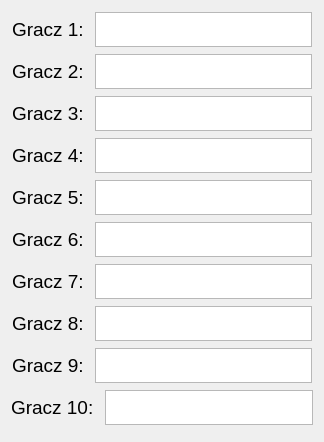
          <widget class="QWidget" name="scrollAreaWidgetContents_2">
           <property name="geometry">
            <rect>
             <x>0</x>
             <y>0</y>
             <width>324</width>
             <height>442</height>
            </rect>
           </property>
           <layout class="QVBoxLayout" name="verticalLayout_6">
            <item>
             <layout class="QHBoxLayout" name="resource1_2">
              <item>
               <spacer name="horizontalSpacer_5">
                <property name="orientation">
                 <enum>Qt::Horizontal</enum>
                </property>
                <property name="sizeHint" stdset="0">
                 <size>
                  <width>40</width>
                  <height>20</height>
                 </size>
                </property>
               </spacer>
              </item>
              <item>
               <widget class="QLabel" name="g1_l">
                <property name="font">
                 <font>
                  <pointsize>14</pointsize>
                 </font>
                </property>
                <property name="text">
                 <string>Gracz 1: </string>
                </property>
               </widget>
              </item>
              <item>
               <widget class="QTextEdit" name="name_1">
                <property name="minimumSize">
                 <size>
                  <width>200</width>
                  <height>0</height>
                 </size>
                </property>
                <property name="maximumSize">
                 <size>
                  <width>16777215</width>
                  <height>35</height>
                 </size>
                </property>
                <property name="font">
                 <font>
                  <pointsize>14</pointsize>
                 </font>
                </property>
               </widget>
              </item>
              <item>
               <spacer name="horizontalSpacer_6">
                <property name="orientation">
                 <enum>Qt::Horizontal</enum>
                </property>
                <property name="sizeHint" stdset="0">
                 <size>
                  <width>40</width>
                  <height>20</height>
                 </size>
                </property>
               </spacer>
              </item>
             </layout>
            </item>
            <item>
             <layout class="QHBoxLayout" name="resource1_3">
              <item>
               <spacer name="horizontalSpacer_7">
                <property name="orientation">
                 <enum>Qt::Horizontal</enum>
                </property>
                <property name="sizeHint" stdset="0">
                 <size>
                  <width>40</width>
                  <height>20</height>
                 </size>
                </property>
               </spacer>
              </item>
              <item>
               <widget class="QLabel" name="g2_l">
                <property name="font">
                 <font>
                  <pointsize>14</pointsize>
                 </font>
                </property>
                <property name="text">
                 <string>Gracz 2: </string>
                </property>
               </widget>
              </item>
              <item>
               <widget class="QTextEdit" name="name_2">
                <property name="minimumSize">
                 <size>
                  <width>200</width>
                  <height>0</height>
                 </size>
                </property>
                <property name="maximumSize">
                 <size>
                  <width>16777215</width>
                  <height>35</height>
                 </size>
                </property>
                <property name="font">
                 <font>
                  <pointsize>14</pointsize>
                 </font>
                </property>
               </widget>
              </item>
              <item>
               <spacer name="horizontalSpacer_8">
                <property name="orientation">
                 <enum>Qt::Horizontal</enum>
                </property>
                <property name="sizeHint" stdset="0">
                 <size>
                  <width>40</width>
                  <height>20</height>
                 </size>
                </property>
               </spacer>
              </item>
             </layout>
            </item>
            <item>
             <layout class="QHBoxLayout" name="resource1_4">
              <item>
               <spacer name="horizontalSpacer_9">
                <property name="orientation">
                 <enum>Qt::Horizontal</enum>
                </property>
                <property name="sizeHint" stdset="0">
                 <size>
                  <width>40</width>
                  <height>20</height>
                 </size>
                </property>
               </spacer>
              </item>
              <item>
               <widget class="QLabel" name="g3_l">
                <property name="font">
                 <font>
                  <pointsize>14</pointsize>
                 </font>
                </property>
                <property name="text">
                 <string>Gracz 3: </string>
                </property>
               </widget>
              </item>
              <item>
               <widget class="QTextEdit" name="name_3">
                <property name="minimumSize">
                 <size>
                  <width>200</width>
                  <height>0</height>
                 </size>
                </property>
                <property name="maximumSize">
                 <size>
                  <width>16777215</width>
                  <height>35</height>
                 </size>
                </property>
                <property name="font">
                 <font>
                  <pointsize>14</pointsize>
                 </font>
                </property>
               </widget>
              </item>
              <item>
               <spacer name="horizontalSpacer_10">
                <property name="orientation">
                 <enum>Qt::Horizontal</enum>
                </property>
                <property name="sizeHint" stdset="0">
                 <size>
                  <width>40</width>
                  <height>20</height>
                 </size>
                </property>
               </spacer>
              </item>
             </layout>
            </item>
            <item>
             <layout class="QHBoxLayout" name="resource1_5">
              <item>
               <spacer name="horizontalSpacer_11">
                <property name="orientation">
                 <enum>Qt::Horizontal</enum>
                </property>
                <property name="sizeHint" stdset="0">
                 <size>
                  <width>40</width>
                  <height>20</height>
                 </size>
                </property>
               </spacer>
              </item>
              <item>
               <widget class="QLabel" name="g4_l">
                <property name="font">
                 <font>
                  <pointsize>14</pointsize>
                 </font>
                </property>
                <property name="text">
                 <string>Gracz 4: </string>
                </property>
               </widget>
              </item>
              <item>
               <widget class="QTextEdit" name="name_4">
                <property name="minimumSize">
                 <size>
                  <width>200</width>
                  <height>0</height>
                 </size>
                </property>
                <property name="maximumSize">
                 <size>
                  <width>16777215</width>
                  <height>35</height>
                 </size>
                </property>
                <property name="font">
                 <font>
                  <pointsize>14</pointsize>
                 </font>
                </property>
               </widget>
              </item>
              <item>
               <spacer name="horizontalSpacer_12">
                <property name="orientation">
                 <enum>Qt::Horizontal</enum>
                </property>
                <property name="sizeHint" stdset="0">
                 <size>
                  <width>40</width>
                  <height>20</height>
                 </size>
                </property>
               </spacer>
              </item>
             </layout>
            </item>
            <item>
             <layout class="QHBoxLayout" name="resource1_6">
              <item>
               <spacer name="horizontalSpacer_13">
                <property name="orientation">
                 <enum>Qt::Horizontal</enum>
                </property>
                <property name="sizeHint" stdset="0">
                 <size>
                  <width>40</width>
                  <height>20</height>
                 </size>
                </property>
               </spacer>
              </item>
              <item>
               <widget class="QLabel" name="g5_l">
                <property name="font">
                 <font>
                  <pointsize>14</pointsize>
                 </font>
                </property>
                <property name="text">
                 <string>Gracz 5: </string>
                </property>
               </widget>
              </item>
              <item>
               <widget class="QTextEdit" name="name_5">
                <property name="minimumSize">
                 <size>
                  <width>200</width>
                  <height>0</height>
                 </size>
                </property>
                <property name="maximumSize">
                 <size>
                  <width>16777215</width>
                  <height>35</height>
                 </size>
                </property>
                <property name="font">
                 <font>
                  <pointsize>14</pointsize>
                 </font>
                </property>
               </widget>
              </item>
              <item>
               <spacer name="horizontalSpacer_14">
                <property name="orientation">
                 <enum>Qt::Horizontal</enum>
                </property>
                <property name="sizeHint" stdset="0">
                 <size>
                  <width>40</width>
                  <height>20</height>
                 </size>
                </property>
               </spacer>
              </item>
             </layout>
            </item>
            <item>
             <layout class="QHBoxLayout" name="resource1_7">
              <item>
               <spacer name="horizontalSpacer_15">
                <property name="orientation">
                 <enum>Qt::Horizontal</enum>
                </property>
                <property name="sizeHint" stdset="0">
                 <size>
                  <width>40</width>
                  <height>20</height>
                 </size>
                </property>
               </spacer>
              </item>
              <item>
               <widget class="QLabel" name="g6_l">
                <property name="font">
                 <font>
                  <pointsize>14</pointsize>
                 </font>
                </property>
                <property name="text">
                 <string>Gracz 6: </string>
                </property>
               </widget>
              </item>
              <item>
               <widget class="QTextEdit" name="name_6">
                <property name="minimumSize">
                 <size>
                  <width>200</width>
                  <height>0</height>
                 </size>
                </property>
                <property name="maximumSize">
                 <size>
                  <width>16777215</width>
                  <height>35</height>
                 </size>
                </property>
                <property name="font">
                 <font>
                  <pointsize>14</pointsize>
                 </font>
                </property>
               </widget>
              </item>
              <item>
               <spacer name="horizontalSpacer_16">
                <property name="orientation">
                 <enum>Qt::Horizontal</enum>
                </property>
                <property name="sizeHint" stdset="0">
                 <size>
                  <width>40</width>
                  <height>20</height>
                 </size>
                </property>
               </spacer>
              </item>
             </layout>
            </item>
            <item>
             <layout class="QHBoxLayout" name="resource1_8">
              <item>
               <spacer name="horizontalSpacer_17">
                <property name="orientation">
                 <enum>Qt::Horizontal</enum>
                </property>
                <property name="sizeHint" stdset="0">
                 <size>
                  <width>40</width>
                  <height>20</height>
                 </size>
                </property>
               </spacer>
              </item>
              <item>
               <widget class="QLabel" name="g7_l">
                <property name="font">
                 <font>
                  <pointsize>14</pointsize>
                 </font>
                </property>
                <property name="text">
                 <string>Gracz 7: </string>
                </property>
               </widget>
              </item>
              <item>
               <widget class="QTextEdit" name="name_7">
                <property name="minimumSize">
                 <size>
                  <width>200</width>
                  <height>0</height>
                 </size>
                </property>
                <property name="maximumSize">
                 <size>
                  <width>16777215</width>
                  <height>35</height>
                 </size>
                </property>
                <property name="font">
                 <font>
                  <pointsize>14</pointsize>
                 </font>
                </property>
               </widget>
              </item>
              <item>
               <spacer name="horizontalSpacer_18">
                <property name="orientation">
                 <enum>Qt::Horizontal</enum>
                </property>
                <property name="sizeHint" stdset="0">
                 <size>
                  <width>40</width>
                  <height>20</height>
                 </size>
                </property>
               </spacer>
              </item>
             </layout>
            </item>
            <item>
             <layout class="QHBoxLayout" name="resource1_9">
              <item>
               <spacer name="horizontalSpacer_19">
                <property name="orientation">
                 <enum>Qt::Horizontal</enum>
                </property>
                <property name="sizeHint" stdset="0">
                 <size>
                  <width>40</width>
                  <height>20</height>
                 </size>
                </property>
               </spacer>
              </item>
              <item>
               <widget class="QLabel" name="g8_l">
                <property name="font">
                 <font>
                  <pointsize>14</pointsize>
                 </font>
                </property>
                <property name="text">
                 <string>Gracz 8: </string>
                </property>
               </widget>
              </item>
              <item>
               <widget class="QTextEdit" name="name_8">
                <property name="minimumSize">
                 <size>
                  <width>200</width>
                  <height>0</height>
                 </size>
                </property>
                <property name="maximumSize">
                 <size>
                  <width>16777215</width>
                  <height>35</height>
                 </size>
                </property>
                <property name="font">
                 <font>
                  <pointsize>14</pointsize>
                 </font>
                </property>
               </widget>
              </item>
              <item>
               <spacer name="horizontalSpacer_20">
                <property name="orientation">
                 <enum>Qt::Horizontal</enum>
                </property>
                <property name="sizeHint" stdset="0">
                 <size>
                  <width>40</width>
                  <height>20</height>
                 </size>
                </property>
               </spacer>
              </item>
             </layout>
            </item>
            <item>
             <layout class="QHBoxLayout" name="resource1_10">
              <item>
               <spacer name="horizontalSpacer_21">
                <property name="orientation">
                 <enum>Qt::Horizontal</enum>
                </property>
                <property name="sizeHint" stdset="0">
                 <size>
                  <width>40</width>
                  <height>20</height>
                 </size>
                </property>
               </spacer>
              </item>
              <item>
               <widget class="QLabel" name="g9_l">
                <property name="font">
                 <font>
                  <pointsize>14</pointsize>
                 </font>
                </property>
                <property name="text">
                 <string>Gracz 9: </string>
                </property>
               </widget>
              </item>
              <item>
               <widget class="QTextEdit" name="name_9">
                <property name="minimumSize">
                 <size>
                  <width>200</width>
                  <height>0</height>
                 </size>
                </property>
                <property name="maximumSize">
                 <size>
                  <width>16777215</width>
                  <height>35</height>
                 </size>
                </property>
                <property name="font">
                 <font>
                  <pointsize>14</pointsize>
                 </font>
                </property>
               </widget>
              </item>
              <item>
               <spacer name="horizontalSpacer_22">
                <property name="orientation">
                 <enum>Qt::Horizontal</enum>
                </property>
                <property name="sizeHint" stdset="0">
                 <size>
                  <width>40</width>
                  <height>20</height>
                 </size>
                </property>
               </spacer>
              </item>
             </layout>
            </item>
            <item>
             <layout class="QHBoxLayout" name="resource1_11">
              <item>
               <spacer name="horizontalSpacer_23">
                <property name="orientation">
                 <enum>Qt::Horizontal</enum>
                </property>
                <property name="sizeHint" stdset="0">
                 <size>
                  <width>40</width>
                  <height>20</height>
                 </size>
                </property>
               </spacer>
              </item>
              <item>
               <widget class="QLabel" name="g10_l">
                <property name="font">
                 <font>
                  <pointsize>14</pointsize>
                 </font>
                </property>
                <property name="text">
                 <string>Gracz 10: </string>
                </property>
               </widget>
              </item>
              <item>
               <widget class="QTextEdit" name="name_10">
                <property name="minimumSize">
                 <size>
                  <width>200</width>
                  <height>0</height>
                 </size>
                </property>
                <property name="maximumSize">
                 <size>
                  <width>16777215</width>
                  <height>35</height>
                 </size>
                </property>
                <property name="font">
                 <font>
                  <pointsize>14</pointsize>
                 </font>
                </property>
               </widget>
              </item>
              <item>
               <spacer name="horizontalSpacer_24">
                <property name="orientation">
                 <enum>Qt::Horizontal</enum>
                </property>
                <property name="sizeHint" stdset="0">
                 <size>
                  <width>40</width>
                  <height>20</height>
                 </size>
                </property>
               </spacer>
              </item>
             </layout>
            </item>
           </layout>
          </widget>
